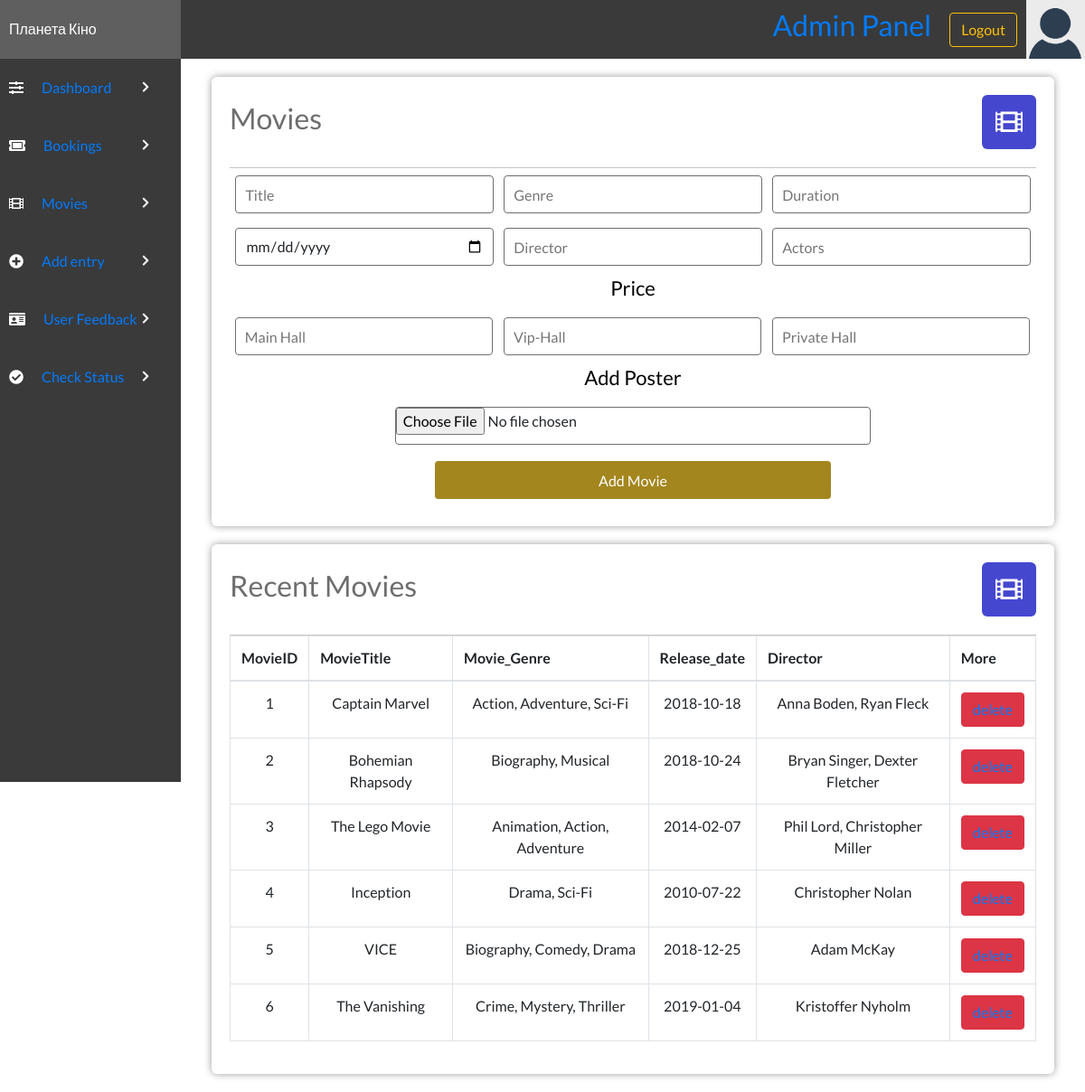
/admin/addmovie.php (signed in), run on the app's committed database.
### tables this page shows
CREATE TABLE `movietable` (
  `movieID` int(11) NOT NULL,
  `movieImg` varchar(150) NOT NULL,
  `movieTitle` varchar(100) NOT NULL,
  `movieGenre` varchar(50) NOT NULL,
  `movieDuration` int(11) NOT NULL,
  `movieRelDate` date NOT NULL,
  `movieDirector` varchar(50) NOT NULL,
  `movieActors` varchar(150) NOT NULL,
  `mainhall` int(11) NOT NULL,
  `viphall` int(11) NOT NULL,
  `privatehall` int(11) NOT NULL
);

### admin/addmovie.php (the view, shortened to what this page needs)
<!DOCTYPE html>
<html lang="en">
<head>
    <link rel="stylesheet" href="../style/styles.css">
    <link rel="stylesheet" href="https://use.fontawesome.com/releases/v5.7.2/css/all.css">
    <link rel="stylesheet" href="https://maxcdn.bootstrapcdn.com/bootstrap/4.0.0/css/bootstrap.min.css">
    <link rel="stylesheet" href="https://cdn.datatables.net/1.10.22/css/dataTables.bootstrap4.min.css">
    <link rel="stylesheet" href="https://maxcdn.bootstrapcdn.com/bootstrap/4.0.0/css/bootstrap.min.css">
</head>
<body>
    <?php include('header.php'); ?>
    <div class="admin-container">
        <?php include('sidebar.php'); ?>
        <div class="admin-section admin-section2">
            <div class="admin-section-column">
                <div class="admin-section-panel admin-section-panel2">
                    <div class="admin-panel-section-header">
                        <h2>Movies</h2>
                        <i class="fas fa-film" style="background-color: #4547cf"></i>
                    </div>
                    <form action="" method="POST">
                        <input placeholder="Title" type="text" name="movieTitle" required>
                        <input placeholder="Genre" type="text" name="movieGenre" required>
                        <input placeholder="Duration" type="number" name="movieDuration" required>
                        <input placeholder="Release Date" type="date" name="movieRelDate" required>
                        <input placeholder="Director" type="text" name="movieDirector" required>
                        <input placeholder="Actors" type="text" name="movieActors" required>
                        <label>Price</label>
                        <input placeholder="Main Hall" type="text" name="mainhall" required><br />
                        <input placeholder="Vip-Hall" type="text" name="viphall" required><br />
                        <input placeholder="Private Hall" type="text" name="privatehall" required><br />
                        <br>
                        <label>Add Poster</label>
                        <input type="file" name="movieImg" accept="image/*">
                        <button type="submit" value="submit" name="submit" class="form-btn">Add Movie</button>
                    </form>
                </div>
                <div class="admin-section-panel admin-section-panel2">
                    <div class="admin-panel-section-header">
                        <h2>Recent Movies</h2>
                        <i class="fas fa-film" style="background-color: #4547cf"></i>
                    </div>
                    <table class="table table-bordered" id="dataTable" width="100%" cellspacing="0">
                        <tr>
                            <th>MovieID</th>
                            <th>MovieTitle</th>
                            <th>Movie_Genre</th>
                            <th>Release_date</th>
                            <th>Director</th>
                            <th>More</th>
                        </tr>
                        <tbody>
                            <?php
                            $host = "localhost";
                            $user = "root";
                            $password = "Suma1l24_";
                            $dbname = "cinema_db";
                            $con = mysqli_connect($host, $user, $password, $dbname);
                            $select = "SELECT * FROM `movietable`";
                            $run = mysqli_query($con, $select);
                            while ($row = mysqli_fetch_array($run)) {
                                $ID = $row['movieID'];
                                $title = $row['movieTitle'];
                                $genere = $row['movieGenre'];
                                $releasedate = $row['movieRelDate'];
                                $movieactor = $row['movieDirector'];
                            ?>
                                <tr align="center">
                                    <td><?php echo $ID; ?></td>
                                    <td><?php echo $title; ?></td>
                                    <td><?php echo $genere; ?></td>
                                    <td><?php echo $releasedate; ?></td>
                                    <td><?php echo $movieactor; ?></td>
                                    <td><button value="Book Now!" type="submit" onclick="" type="button" class="btn btn-danger"><?php echo  "<a href='deletemovie.php?id=" . $row['movieID'] . "'>delete</a>"; ?></button></td>
                                </tr>
                            <?php }
                            ?>
                        </tbody>
                    </table>
                </div>
            </div>
        </div>
    </div>
</body>
</html>

### style/styles.css (style rules this page uses)
* { margin: 0; padding: 0; box-sizing: border-box; font-family: "Lato", sans-serif; text-decoration: none; color: unset; }
.admin-container { display: grid; grid-template-columns: 1fr 5fr; }
.admin-section2 { display: flex; flex-wrap: wrap; padding: 0 4px; }
.admin-section-column { flex: 100%; max-width: 100%; padding: 0 30px; }
.admin-section-panel { width: 100%; vertical-align: middle; background-color: #fff; -webkit-border-radius: 6px; -moz-border-radius: 6px; border-radius: 6px; -webkit-box-shadow: 0px 0px 9px 0px rgba(0, 0, 0, 0.4); -moz-box-shadow: 0px 0px 9px 0px rgba(0, 0, 0, 0.4); box-shadow: 0px 0px 9px 0px rgba(0, 0, 0, 0.4); padding: 20px; margin: 20px 0; }
.admin-panel-section-header { display: flex; align-items: center; justify-content: flex-start; padding-bottom: 20px; border-bottom: #c7c7c7 1px solid; }
.admin-panel-section-header > h2 { color: #6e6e6e; }
.admin-panel-section-header > i { text-align: center; font-size: 30px; color: white; height: 60px; width: 60px; border-radius: 10%; line-height: 60px; transition: all 0.5s ease; margin-left: auto; cursor: pointer; }
.admin-section-panel2 form { display: flex; justify-content: space-evenly; flex-wrap: wrap; align-items: left; }
.admin-section-panel2 form input { border-radius: 4px; border: 1px solid #6e6e6e; padding: 10px; width: 32%; height: 42px; margin: 8px 5px; }
.admin-section-panel2 form input[type="file"] { width: 59%; padding: 0; }
.admin-section-panel2 form button { border-radius: 4px; border: none; padding: 10px; margin: 10px 32px; width: 49%; text-align: center; background-color: #a3861e; color: #fff; transition: all 0.7s ease; cursor: pointer; height: 42px; }
.admin-section-panel2 form label { border: none; margin-left: 0; padding: 0px; font-size: 22px; width: 75%; text-align: center; color: #000; }

### data on the page
movietable: movieID "1", movieTitle "Captain Marvel", movieGenre "Action, Adventure, Sci-Fi", movieRelDate "2018-10-18", movieDirector "Anna Boden, Ryan Fleck"
movietable: movieID "2", movieTitle "Bohemian Rhapsody", movieGenre "Biography, Musical", movieRelDate "2018-10-24", movieDirector "Bryan Singer, Dexter Fletcher"
movietable: movieID "3", movieTitle "The Lego Movie", movieGenre "Animation, Action, Adventure", movieRelDate "2014-02-07", movieDirector "Phil Lord, Christopher Miller"
movietable: movieID "4", movieTitle "Inception", movieGenre "Drama, Sci-Fi", movieRelDate "2010-07-22", movieDirector "Christopher Nolan"
movietable: movieID "5", movieTitle "VICE", movieGenre "Biography, Comedy, Drama", movieRelDate "2018-12-25", movieDirector "Adam McKay"
movietable: movieID "6", movieTitle "The Vanishing", movieGenre "Crime, Mystery, Thriller", movieRelDate "2019-01-04", movieDirector "Kristoffer Nyholm"
